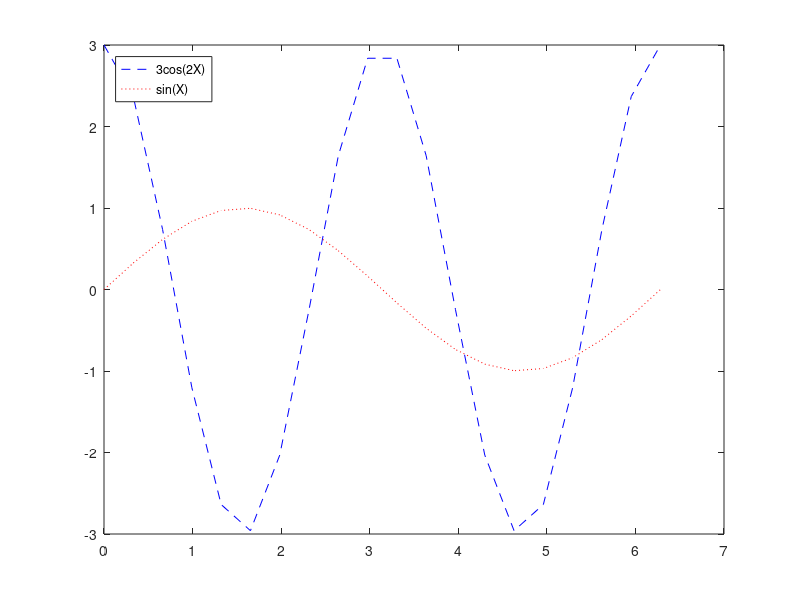

Reproduce this figure in MATLAB.
X = linspace(0,2*pi,20);
Y1 = 3*cos(2*X);
plot(X,Y1,'b--')
hold on
Y2 = sin(X);
plot(X,Y2,'r:')
legend('3cos(2X)','sin(X)','location','northwest')
